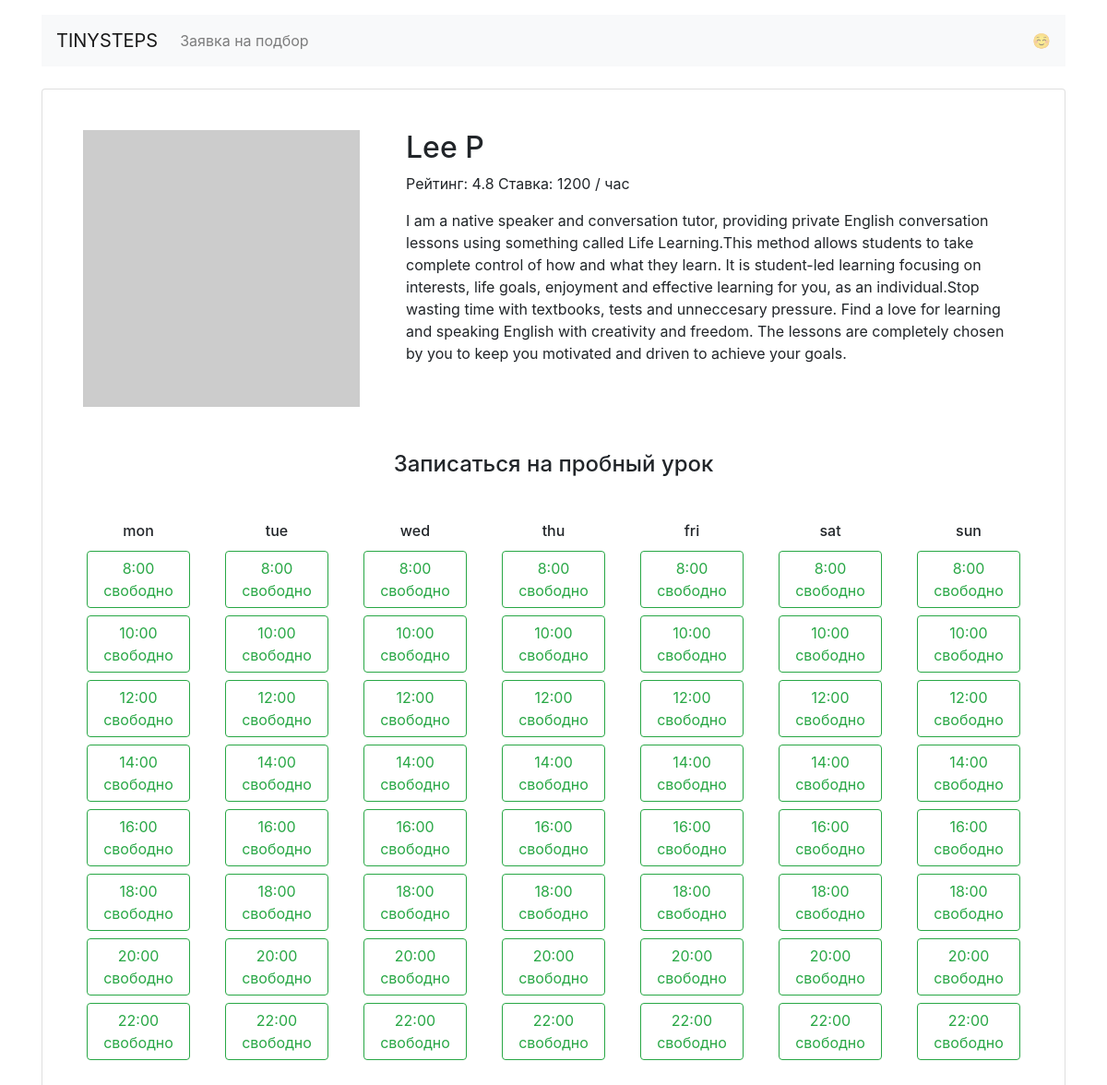
/profiles/2/, run on the app's committed database.
### app.py (models this page shows)
class Teachers(db.Model):
    __tablename__ = "teachers"
    id = db.Column(db.Integer, primary_key=True)
    name = db.Column(db.String, nullable=False)
    about = db.Column(db.String)
    rating = db.Column(db.Float, nullable=False)
    picture = db.Column(db.String, nullable=False)
    price = db.Column(db.Integer, nullable=False)
    gender = db.Column(db.Boolean, nullable=False)
    travel = db.Column(db.Boolean, nullable=False)
    study = db.Column(db.Boolean, nullable=False)
    work = db.Column(db.Boolean, nullable=False)
    program = db.Column(db.Boolean, nullable=False)
    relocate = db.Column(db.Boolean, nullable=False)
    book = db.relationship("Booking")

class Day(db.Model):
    __tablename__ = "day"
    id = db.Column(db.Integer, primary_key=True)
    week_day = db.Column(db.String, nullable=False)
    book = db.relationship("Booking")

class Times(db.Model):
    __tablename__ = "time"
    id = db.Column(db.Integer, primary_key=True)
    time = db.Column(db.String)
    book = db.relationship("Booking")

### app.py (the view)
@app.route('/profiles/<int:id_teacher>/')
def render_profiles_page(id_teacher):
    teacher = db.session.query(Teachers).get(id_teacher)
    days = db.session.query(Day.week_day).all()
    times = db.session.query(Times.time).all()
    booking = db.session.query(Booking.teacher_id, Day.week_day, Times.time).join(Teachers).join(Times).join(Day).filter(Teachers.id == id_teacher).all()
    allready = []
    for booking in booking:
        allready.append((booking[1], booking[2]))
    time = []
    for s in times:
        time.append(s[0])
    day = []
    for s in days:
        day.append(s[0])
    return render_template('profile.html', allready=allready, name=teacher.name, about=teacher.about, rating=teacher.rating, price=teacher.price, picture=teacher.picture, day=day, id_teacher=id_teacher, time=time)

### templates/profile.html
{% extends 'base.html' %}
{% block container %}
<main class="container mt-3">
  <div class="card my-4 mx-auto">
    <div class="card-body m-2 m-md-4">
      <article class="">
        <div class="row">
            <div class="col-4"><img src="{{ picture }}" class="img-fluid" alt=""></div>
              <section class="col-8 teacher=info">
                <h1 class="h2">{{ name }}</h1>
                <p>
                    Рейтинг: {{ rating }} Ставка: {{ price }} / час
                </p>
                <p>{{ about }}</p>
              </section>
        </div>
        <section class="available text-center">
          <h4 class="mb-4 mt-5">Записаться на пробный урок</h4>
          <div class="row">
            {% for week_day in day %}
            <div class="col">
              <h6 class="mt-4">{{ week_day }}</h6>
                {% for now in time %}
                  {% if (week_day, now) in allready %}
                    <a href="" class="btn btn-outline-secondary m-1 disabled">{{ now }} занято</a>
                  {% else %}
                    <a href="{{ url_for('render_booking_page', id_teacher=id_teacher, time=now, w_day=week_day) }}" class="btn btn-outline-success m-1">{{ now }} свободно</a>
                  {% endif %}
              {% endfor %}
            </div>
            {% endfor %}
          </div>
        </section>
      </article>
    </div>
  </div>
</main>
{% endblock %}

### data on the page
Teachers: name "Lee P", rating "4.8", price "1200", about "I am a native speaker and conversation tutor, providing private English conversation lessons using something called Life Learning.This method allows students to take complete control of how and what they learn. It is student-led learning focusing on interests, life goals, enjoyment and effective learning for you, as an individual.Stop wasting time with textbooks, tests and unneccesary pressure. Find a love for learning and speaking English with creativity and freedom. The lessons are completely chosen by you to keep you motivated and driven to achieve your goals."
Day: week_day "mon"
Times: time "8:00"
Times: time "10:00"
Times: time "12:00"
Times: time "14:00"
Times: time "16:00"
Times: time "18:00"
Times: time "20:00"
Times: time "22:00"
Day: week_day "tue"
Day: week_day "wed"
Day: week_day "thu"
Day: week_day "fri"
Day: week_day "sat"
Day: week_day "sun"
